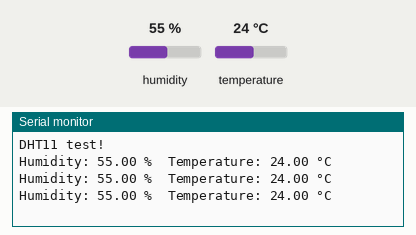
This sketch was run on a simulated Arduino Uno, built with avr-gcc and run on an emulated ATmega328P. On the bench: the last lines printed to the serial monitor. Inputs (shaded band) come from the test bench; at power-on: humidity 55 %, temperature 24 °C.

Above: at 2.8 s.
2.9 s: humidity set to 22 %
At 5.5 s:
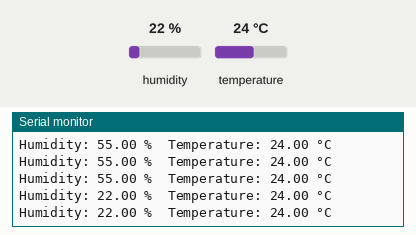
5.6 s: temperature set to 12 °C
At 7.4 s:
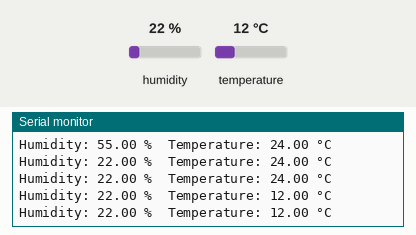
8.3 s: humidity set to 40 %
At 9.9 s:
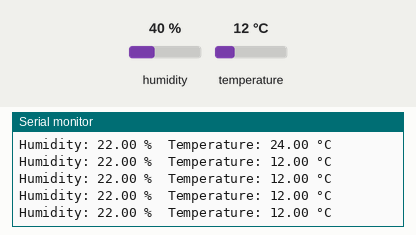
Timing chart, 0 to 11.4 s (numbered marks = the images above; inputs shaded):
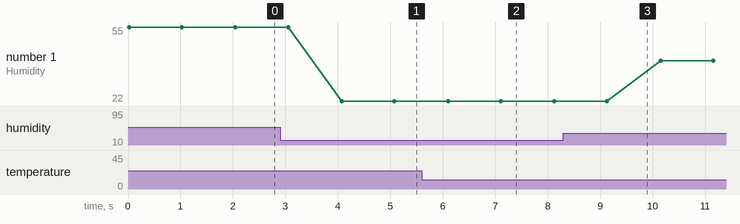

The sketch:

humidity_temperature.ino
```cpp
#include "DHT.h" // 加载DHT库

#define DHTPIN 2 // 定义DHT的输入引脚
#define DHTTYPE DHT11 // 定义DHT的型号类型

DHT dht(DHTPIN, DHTTYPE); // 创建一个为dht的DHT实例

void setup() {
  Serial.begin(115200); // 设置波特率
  Serial.println("DHT11 test!"); // 串口输出信息

  dht.begin(); // 启动dht
}

void loop() {
  float humidity = 0; // 定义一个浮点类型的变量存储湿度值
  float temperature = 0; // 定义一个浮点类型的变量存储温度值

  // 读取湿度值
  humidity = dht.readHumidity();
  // 读取温度值
  temperature = dht.readTemperature();

  // 检查读取是否成功
  if (isnan(humidity) || isnan(temperature))
  {
    Serial.println("Failed to get temperature and humidity value.");
  }
  else
  {
    Serial.print("Humidity: ");
    Serial.print(humidity);
    Serial.print(" %\t");
    Serial.print("Temperature: ");
    Serial.print(temperature);
    Serial.println(" °C");
  }
  delay(1000); // 等待1秒
}
```

Measured:
- after the input at 2.9 s, the serial monitor: prints a new line after 1.2 s (image 1)
- after the input at 5.6 s, the serial monitor: prints a new line after 0.50 s (image 2)
- plotted number 1: 55 → 22 after the input at 2.9 s, 22 → 40 after the input at 8.3 s
